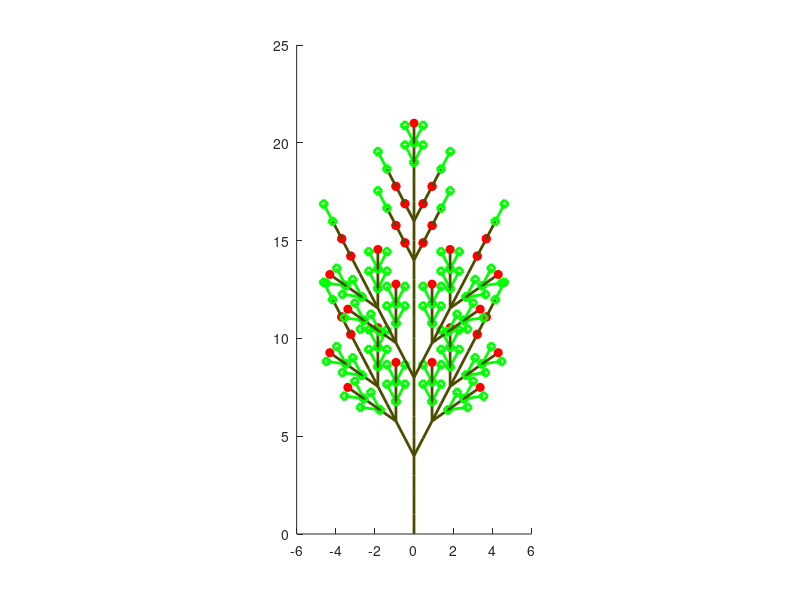

Write the MATLAB code that produced this figure.

%
%L-system
%2D

clear all
clf

%Rules-- Cell array {1,x} is the xth string to be replaced
%      -- {2,x}

rule(1).before = 'F';
rule(1).after = 'FF';

rule(2).before = 'G';
rule(2).after = 'F[+G][-G]F[+G][-G]FH';%  

rule(3).before = 'H';
rule(3).after = 'F[+H][-H]F[+H][-H]FG';%  


nRules = length(rule);

%angle: +operator means turn left; -operator means turn right
delta = 27.5; %degrees

%length of the line segments corresponding to the symbols F and G
lenF = 1;
lenG = 1;

%starting seed
axiom = 'G';

%number of repititions
nReps = 3;

for i=1:nReps
    
    %one character/cell, with indexes the same as original axiom string
    axiomINcells = cellstr(axiom'); 
    
    for j=1:nRules
        %the indexes of each 'before' string
        hit = strfind(axiom, rule(j).before);
        if (length(hit)>=1)
            for k=hit
                axiomINcells{k} = rule(j).after;
            end
        end
    end
    %now convert individual cells back to a string
    axiom=[];
    for j=1:length(axiomINcells)
        axiom = [axiom, axiomINcells{j}];
    end
end

% Now draw the string as turtle graphics
%Upper case (e.g. F or G) causes a line to be drawn in the current direction of the turtle
%Lower case causes a move with no draw
%angle +operator means turn left; -operator means turn right

%Init the turtle
xT = 0;
yT = 0;
aT = 0;
da = delta/57.29 ; %convert to radians

%init the turtle stack
stkPtr = 1;

%set(gca,'xlim', [-5 5], 'ylim', [-5 5]);
hold on

for i=1:length(axiom)
    cmdT = axiom(i);
    switch cmdT
    case 'F'
        newxT = xT + lenF*cos(aT);
        newyT = yT + lenF*sin(aT);
        %line([xT newxT], [yT newyT]);
        line([yT newyT], [xT newxT],'color',[.3 .3 0], 'linewidth',2);
        xT = newxT;
        yT = newyT;
    case 'G'
        newxT = xT + lenG*cos(aT);
        newyT = yT + lenG*sin(aT);
        %line([xT newxT], [yT newyT]);
        line([yT newyT], [xT newxT],'color','g', 'linewidth',2,'marker','d');
        xT = newxT;
        yT = newyT;
    case 'H'
        newxT = xT + lenG*cos(aT);
        newyT = yT + lenG*sin(aT);
        %line([xT newxT], [yT newyT]);
        line([yT], [xT],'color','r','marker','o','markerfacecolor','r');
        xT = newxT;
        yT = newyT;
    case '+'
        aT = aT + da;
    case '-'
        aT = aT - da;
    case '[' %push the stack
        stack(stkPtr).xT = xT ;
        stack(stkPtr).yT = yT ;
        stack(stkPtr).aT = aT ;
        stkPtr = stkPtr +1 ;
    case ']' %pop the stack
        stkPtr = stkPtr -1 ;
        xT = stack(stkPtr).xT ;
        yT = stack(stkPtr).yT ;
        aT = stack(stkPtr).aT ;
    otherwise
        disp('error')
        return
    end
    %drawnow
end

daspect([1,1,1])





